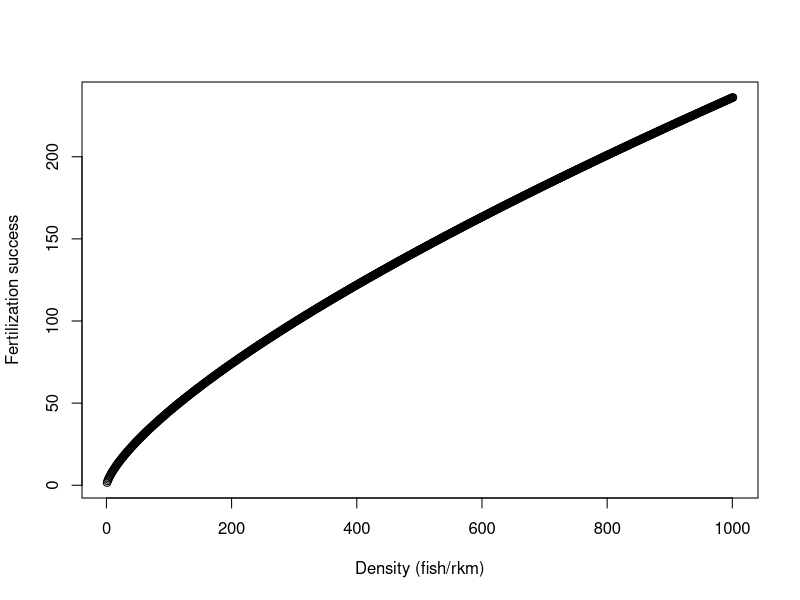

Reproduce this figure in R.
## ---- chunk 1
B0=0.49
B1=0.72
D<- seq(0:1000)
y<- B1*log(D)+B0
y<- exp(y)
plot(D,y,ylab="Fertilization success",
	xlab="Density (fish/rkm)")
